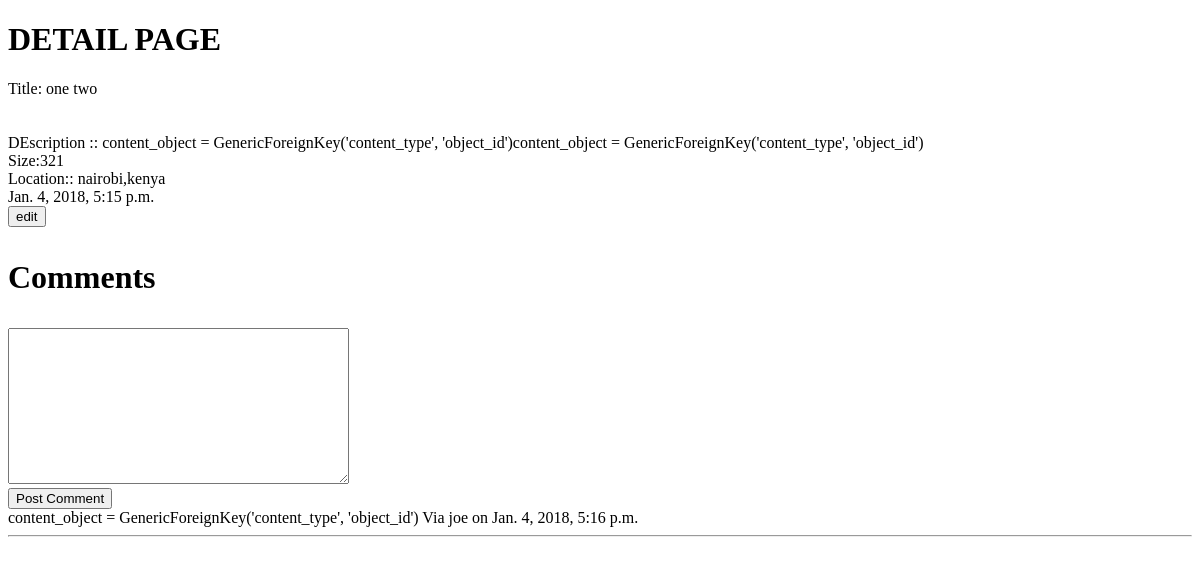
The app's page /one-two/, older data.
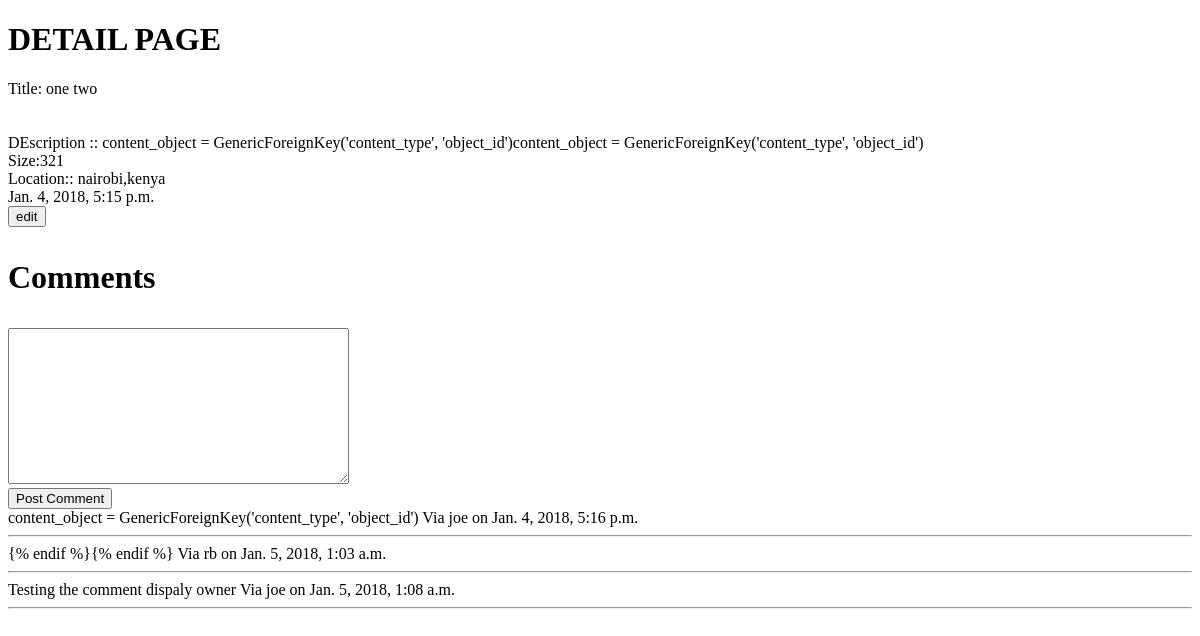
The same page, newer data.
### Comments/models.py (models this page shows, shortened)
class Comment(models.Model):
    owner      = models.ForeignKey(User, on_delete=models.CASCADE)
    content_type = models.ForeignKey(ContentType, on_delete=models.CASCADE)
    object_id = models.PositiveIntegerField()
    content_object = GenericForeignKey('content_type', 'object_id')
    content   =  models.TextField()
    timestamp = models.DateTimeField(auto_now=False, auto_now_add=True)
    objects = CommentManager()

### Main/views.py (the view, shortened to what this page needs)
# urls.py: url(r'^(?P<slug>[\w-]+)/$', post_detail, name='post_detail'),
def post_detail(request,slug=None):#   showing details
    instance = get_object_or_404(Post, slug=slug)
    initial_data = {
        "content_type":instance.get_content_type,
        "object_id":instance.id
    }
    form = CommentForm(request.POST or None, initial=initial_data)
    comments = instance.comments#Comment.objects.filter_by_instance(instance)
    context = {
        "instance": instance,
        "comments":comments,
        "comment_form":form,
    }
    template_name = 'Main/detail.html'
    return render(request,template_name, context)

### Comments/forms.py
class CommentForm(forms.Form):
    content_type = forms.CharField(widget=forms.HiddenInput)
    object_id = forms.IntegerField(widget=forms.HiddenInput)
    content = forms.CharField(label='',widget=forms.Textarea)

### Comments/models.py (called while the page is built)
    def filter_by_instance(self,instance):
        content_type = ContentType.objects.get_for_model(instance.__class__)# instance.__class__ a way to get python's class
        obj_id = instance.id
        qs = super(CommentManager,self).filter(content_type=content_type,object_id=obj_id)
        return qs

### Main/models.py (called while the page is built)
    @property
    def comments(self):
        instance = self
        qs = Comment.objects.filter_by_instance(instance)
        return qs

    @property
    def get_content_type(self):
        instance = self
        content_type = ContentType.objects.get_for_model(instance.__class__)
        return content_type

### Main/templates/Main/detail.html (shortened to what this page needs)
{% load crispy_forms_tags %}
<!DOCTYPE html>
<html lang="en">
<head>
</head>
<body>
    <div>
            <h1>DETAIL PAGE</h1>
           Title:
            {{instance.title}} <br>
          <br>
            {{instance.location}} <br>
           DEscription :: {{instance.description}} <br>
            Size:{{instance.size_of_land}} <br>
          Location::  {{instance.location_details}} <br>
            {{instance.timestamp}}
    </div>
<div> <a href="#"><button type="button">edit</button></a></div>
<div>
   <h1> <p class="lead">Comments</p> </h1>
  <form action="" method="POST"> {% csrf_token %}
        {{comment_form|crispy }}
        <input type="submit" value="Post Comment">
  </form>
    {% for comment in  comments %}
    <div class="row">
        {{ comment.content }}
        Via {{ comment.owner}} on {{ comment.timestamp }}
        <hr>
    </div>
    {% endfor %}
</div>
</body>
</html>

Row changes from the older to the newer data that the page shows:
added Comment: content "{% endif %}{% endif %}", owner "rb", timestamp "Jan. 5, 2018, 1:03 a.m."
added Comment: content "Testing the comment dispaly owner", owner "joe", timestamp "Jan. 5, 2018, 1:08 a.m."
